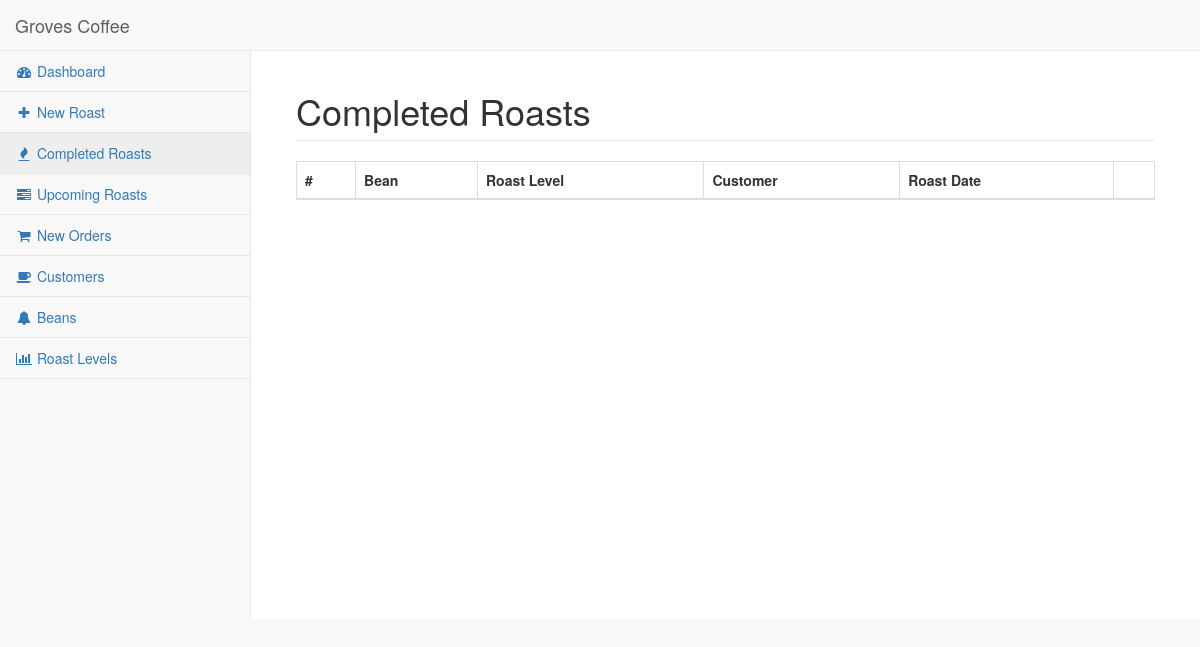
Before: /roasts/completed with the older database file.
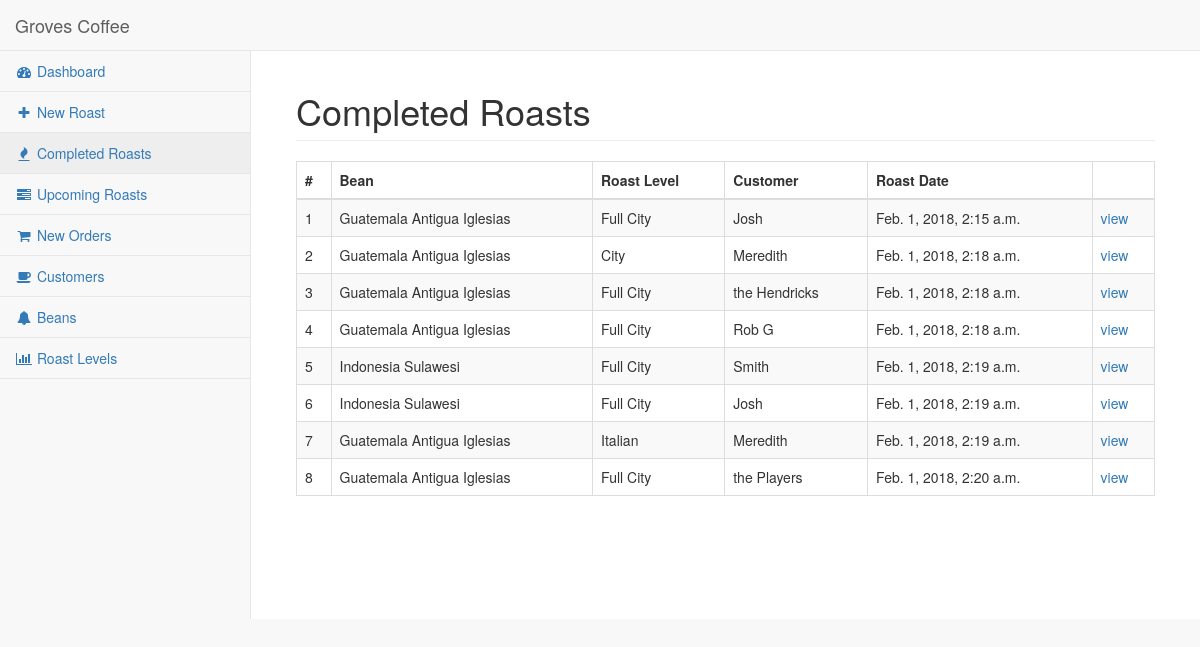
After: the same page with the newer database file.
### roasts/models.py (models this page shows, shortened)
class Roast(models.Model):
    bean = models.ForeignKey(Bean)
    roast_level = models.ForeignKey(RoastLevel)
    customer = models.ForeignKey(Customer, null=True)
    roast_date = models.DateTimeField(name='roastdate', auto_now_add=True)
    target_temp = models.IntegerField(null=True)
    weight_before = models.FloatField(null=True)
    weight_after = models.FloatField(null=True)
    description = models.CharField(max_length=255,null=True)
    notes = models.CharField(max_length=255,null=True)
    is_favorite = models.BooleanField(default=False)
    is_active_roast = models.BooleanField(default=False)
    heater = models.IntegerField(null=True)
    drawfan = models.IntegerField(null=True)
    scrollfan = models.IntegerField(null=True)
    drum = models.IntegerField(null=True)

class Bean(models.Model):
    name = models.CharField(max_length=200)
    description = models.CharField(max_length=500)
    original_amt = models.FloatField(null=True)
    current_amt = models.FloatField(null=True)

class RoastLevel(models.Model):
    name = models.CharField(max_length=200,null=True)
    description = models.CharField(max_length=500,null=True)

class Customer(models.Model):
    name = models.CharField(max_length=200)

### roasts/views.py (the view)
def completed(request):
    r = Roast.objects.all()
    context = { 'roasts' : r, 'count': len(r) }
    return HttpResponse(render(request, 'roasts/completed.html', context))

### roasts/templates/roasts/completed.html (shortened to what this page needs)
{% extends "roasts/base.html" %}
{% block content %}
<div class="col-lg-12">
    <h1 class="page-header">
        Completed Roasts
    </h1>
    <div class="table-responsive">
        <table class="table table-striped table-bordered table-hover">
            <thead>
            <tr>
                <th>#</th>
                <th>Bean</th>
                <th>Roast Level</th>
                <th>Customer</th>
                <th>Roast Date</th>
                <th></th>
            </tr>
            </thead>
            <tbody>
            {% for roast in roasts %}
            {% if roast.is_active_roast %}
            <tr class="alert alert-danger">
            {% else %}
            <tr>
            {% endif %}
                <td>{{ roast.id }}</td>
                <td>{{ roast.bean.name }}</td>
                <td>{{ roast.roast_level.name }}</td>
                <td>{{ roast.customer.name }}</td>
                <td>{{ roast.roastdate }}</td>
                <td>
                    <a href="{% url 'roasts:detail' roast.id %}">view</a>
                </td>
            </tr>
            {% endfor %}
            </tbody>
        </table>
    </div>
</div>
{% endblock %}

Changed rows visible on the page:
added Roast: id "1", bean.name "Guatemala Antigua Iglesias", roast_level.name "Full City", customer.name "Josh", roastdate "Feb. 1, 2018, 2:15 a.m."
added Roast: id "2", bean.name "Guatemala Antigua Iglesias", roast_level.name "City", customer.name "Meredith", roastdate "Feb. 1, 2018, 2:18 a.m."
added Roast: id "3", bean.name "Guatemala Antigua Iglesias", roast_level.name "Full City", customer.name "the Hendricks", roastdate "Feb. 1, 2018, 2:18 a.m."
added Roast: id "4", bean.name "Guatemala Antigua Iglesias", roast_level.name "Full City", customer.name "Rob G", roastdate "Feb. 1, 2018, 2:18 a.m."
added Roast: id "5", bean.name "Indonesia Sulawesi", roast_level.name "Full City", customer.name "Smith", roastdate "Feb. 1, 2018, 2:19 a.m."
added Roast: id "6", bean.name "Indonesia Sulawesi", roast_level.name "Full City", customer.name "Josh", roastdate "Feb. 1, 2018, 2:19 a.m."
added Roast: id "7", bean.name "Guatemala Antigua Iglesias", roast_level.name "Italian", customer.name "Meredith", roastdate "Feb. 1, 2018, 2:19 a.m."
added Roast: id "8", bean.name "Guatemala Antigua Iglesias", roast_level.name "Full City", customer.name "the Players", roastdate "Feb. 1, 2018, 2:20 a.m."
